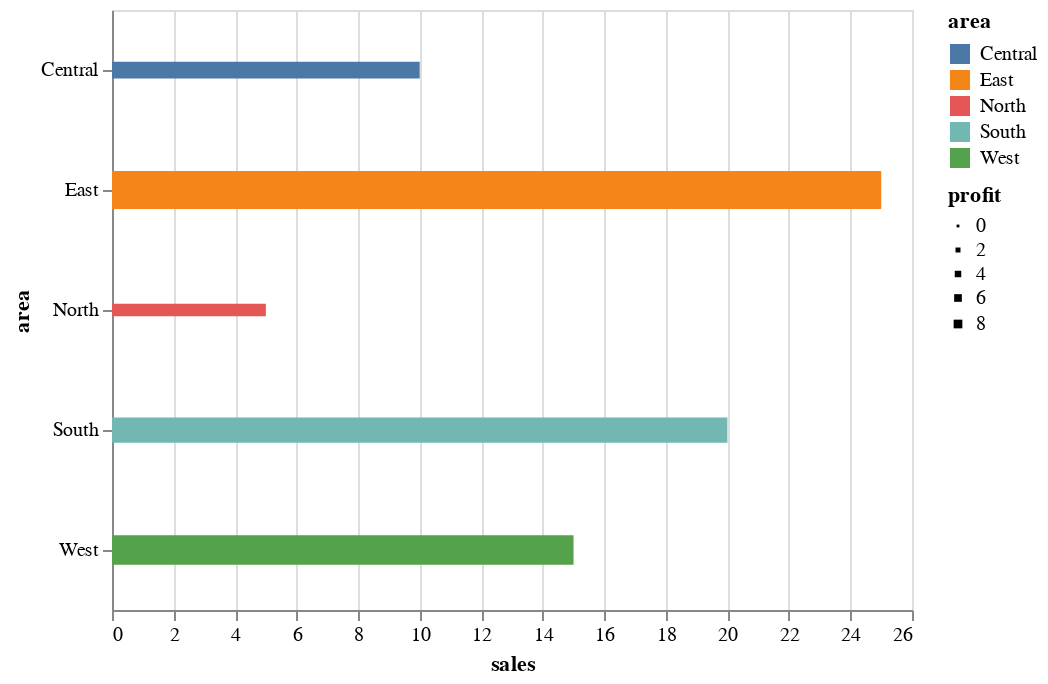

Notebook code for this chart:
### Code cell
alt.Chart(sample).mark_bar().encode(
    y = "area:N",
    x = "sales:Q",
    color = "area:N",
    size = "profit:Q"
)

### Figure 1 — Vega-Lite specification as saved in the notebook (floating-point values rounded to 4 significant figures)
{"$schema": "https://vega.github.io/schema/vega-lite/v3.4.0.json", "config": {"mark": {"tooltip": null}, "view": {"height": 300, "width": 400}}, "data": {"name": "data-e9a1bf97bac3c6f8642dc2ef7d8e4b49"}, "datasets": {"data-e9a1bf97bac3c6f8642dc2ef7d8e4b49": [{"area": "North", "profit": 2, "sales": 5}, {"area": "East", "profit": 8, "sales": 25}, {"area": "West", "profit": 6, "sales": 15}, {"area": "South", "profit": 5, "sales": 20}, {"area": "Central", "profit": 3, "sales": 10}]}, "encoding": {"color": {"field": "area", "type": "nominal"}, "size": {"field": "profit", "type": "quantitative"}, "x": {"field": "sales", "type": "quantitative"}, "y": {"field": "area", "type": "nominal"}}, "mark": "bar"}
